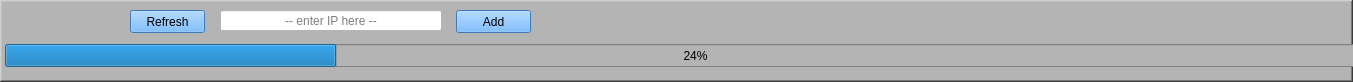
     <widget class="QFrame" name="frame_3">
      <property name="geometry">
       <rect>
        <x>1</x>
        <y>504</y>
        <width>1353</width>
        <height>82</height>
       </rect>
      </property>
      <property name="styleSheet">
       <string notr="true">background-color: rgb(180, 180, 180);</string>
      </property>
      <property name="frameShape">
       <enum>QFrame::WinPanel</enum>
      </property>
      <property name="frameShadow">
       <enum>QFrame::Raised</enum>
      </property>
      <widget class="QPushButton" name="pushButton_add">
       <property name="geometry">
        <rect>
         <x>456</x>
         <y>10</y>
         <width>75</width>
         <height>23</height>
        </rect>
       </property>
       <property name="styleSheet">
        <string notr="true">background-color: rgb(85, 170, 255);</string>
       </property>
       <property name="text">
        <string>Add</string>
       </property>
       <property name="default">
        <bool>false</bool>
       </property>
       <property name="flat">
        <bool>false</bool>
       </property>
      </widget>
      <widget class="QLineEdit" name="lineEdit_search">
       <property name="geometry">
        <rect>
         <x>220</x>
         <y>10</y>
         <width>222</width>
         <height>21</height>
        </rect>
       </property>
       <property name="styleSheet">
        <string notr="true">background-color: rgb(255, 255, 255);</string>
       </property>
       <property name="inputMask">
        <string/>
       </property>
       <property name="alignment">
        <set>Qt::AlignCenter</set>
       </property>
       <property name="dragEnabled">
        <bool>false</bool>
       </property>
       <property name="readOnly">
        <bool>false</bool>
       </property>
       <property name="placeholderText">
        <string>-- enter IP here --</string>
       </property>
       <property name="cursorMoveStyle">
        <enum>Qt::LogicalMoveStyle</enum>
       </property>
      </widget>
      <widget class="QPushButton" name="pushButton_refresh">
       <property name="geometry">
        <rect>
         <x>130</x>
         <y>10</y>
         <width>75</width>
         <height>23</height>
        </rect>
       </property>
       <property name="styleSheet">
        <string notr="true">background-color: rgb(85, 170, 255);</string>
       </property>
       <property name="text">
        <string>Refresh</string>
       </property>
       <property name="autoDefault">
        <bool>false</bool>
       </property>
       <property name="default">
        <bool>false</bool>
       </property>
       <property name="flat">
        <bool>false</bool>
       </property>
      </widget>
      <widget class="QProgressBar" name="progressBar">
       <property name="geometry">
        <rect>
         <x>5</x>
         <y>44</y>
         <width>1381</width>
         <height>23</height>
        </rect>
       </property>
       <property name="value">
        <number>24</number>
       </property>
      </widget>
     </widget>
